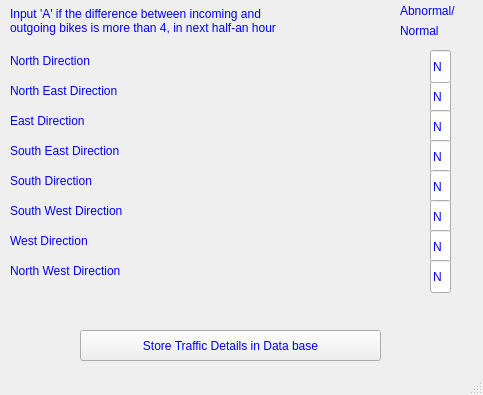
<?xml version="1.0" encoding="UTF-8"?>
<ui version="4.0">
 <class>MainWindow</class>
 <widget class="QMainWindow" name="MainWindow">
  <property name="geometry">
   <rect>
    <x>0</x>
    <y>0</y>
    <width>483</width>
    <height>395</height>
   </rect>
  </property>
  <property name="windowTitle">
   <string>Traffic Details</string>
  </property>
  <property name="styleSheet">
   <string notr="true">color: rgb(0, 0, 255);
font: 75 12pt &quot;MS Shell Dlg 2&quot;;</string>
  </property>
  <widget class="QWidget" name="centralwidget">
   <widget class="QPushButton" name="pushButton">
    <property name="geometry">
     <rect>
      <x>80</x>
      <y>330</y>
      <width>301</width>
      <height>31</height>
     </rect>
    </property>
    <property name="text">
     <string>Store Traffic Details in Data base</string>
    </property>
   </widget>
   <widget class="QLineEdit" name="lineEdit_4">
    <property name="geometry">
     <rect>
      <x>430</x>
      <y>80</y>
      <width>21</width>
      <height>33</height>
     </rect>
    </property>
    <property name="text">
     <string>N</string>
    </property>
   </widget>
   <widget class="QLabel" name="label_4">
    <property name="geometry">
     <rect>
      <x>10</x>
      <y>50</y>
      <width>321</width>
      <height>21</height>
     </rect>
    </property>
    <property name="text">
     <string>North Direction</string>
    </property>
   </widget>
   <widget class="QLabel" name="label_5">
    <property name="geometry">
     <rect>
      <x>400</x>
      <y>0</y>
      <width>81</width>
      <height>21</height>
     </rect>
    </property>
    <property name="text">
     <string>Abnormal/</string>
    </property>
   </widget>
   <widget class="QLineEdit" name="lineEdit_5">
    <property name="geometry">
     <rect>
      <x>430</x>
      <y>110</y>
      <width>21</width>
      <height>33</height>
     </rect>
    </property>
    <property name="text">
     <string>N</string>
    </property>
   </widget>
   <widget class="QLineEdit" name="lineEdit_6">
    <property name="geometry">
     <rect>
      <x>430</x>
      <y>140</y>
      <width>21</width>
      <height>33</height>
     </rect>
    </property>
    <property name="text">
     <string>N</string>
    </property>
   </widget>
   <widget class="QLineEdit" name="lineEdit_7">
    <property name="geometry">
     <rect>
      <x>430</x>
      <y>170</y>
      <width>21</width>
      <height>33</height>
     </rect>
    </property>
    <property name="text">
     <string>N</string>
    </property>
   </widget>
   <widget class="QLabel" name="label_6">
    <property name="geometry">
     <rect>
      <x>10</x>
      <y>80</y>
      <width>321</width>
      <height>21</height>
     </rect>
    </property>
    <property name="text">
     <string>North East Direction</string>
    </property>
   </widget>
   <widget class="QLabel" name="label_7">
    <property name="geometry">
     <rect>
      <x>10</x>
      <y>110</y>
      <width>301</width>
      <height>21</height>
     </rect>
    </property>
    <property name="text">
     <string>East Direction</string>
    </property>
   </widget>
   <widget class="QLabel" name="label_8">
    <property name="geometry">
     <rect>
      <x>10</x>
      <y>140</y>
      <width>151</width>
      <height>21</height>
     </rect>
    </property>
    <property name="text">
     <string>South East Direction</string>
    </property>
   </widget>
   <widget class="QLineEdit" name="lineEdit_14">
    <property name="geometry">
     <rect>
      <x>430</x>
      <y>50</y>
      <width>21</width>
      <height>33</height>
     </rect>
    </property>
    <property name="text">
     <string>N</string>
    </property>
   </widget>
   <widget class="QLabel" name="label_14">
    <property name="geometry">
     <rect>
      <x>10</x>
      <y>0</y>
      <width>361</width>
      <height>41</height>
     </rect>
    </property>
    <property name="text">
     <string>Input 'A' if the difference between incoming and
outgoing bikes is more than 4, in next half-an hour</string>
    </property>
   </widget>
   <widget class="QLabel" name="label_10">
    <property name="geometry">
     <rect>
      <x>10</x>
      <y>170</y>
      <width>251</width>
      <height>21</height>
     </rect>
    </property>
    <property name="text">
     <string>South Direction</string>
    </property>
   </widget>
   <widget class="QLineEdit" name="lineEdit_8">
    <property name="geometry">
     <rect>
      <x>430</x>
      <y>200</y>
      <width>21</width>
      <height>33</height>
     </rect>
    </property>
    <property name="text">
     <string>N</string>
    </property>
   </widget>
   <widget class="QLineEdit" name="lineEdit_9">
    <property name="geometry">
     <rect>
      <x>430</x>
      <y>230</y>
      <width>21</width>
      <height>33</height>
     </rect>
    </property>
    <property name="text">
     <string>N</string>
    </property>
   </widget>
   <widget class="QLabel" name="label_11">
    <property name="geometry">
     <rect>
      <x>10</x>
      <y>200</y>
      <width>311</width>
      <height>21</height>
     </rect>
    </property>
    <property name="text">
     <string>South West Direction</string>
    </property>
   </widget>
   <widget class="QLineEdit" name="lineEdit_10">
    <property name="geometry">
     <rect>
      <x>430</x>
      <y>260</y>
      <width>21</width>
      <height>33</height>
     </rect>
    </property>
    <property name="text">
     <string>N</string>
    </property>
   </widget>
   <widget class="QLabel" name="label_12">
    <property name="geometry">
     <rect>
      <x>10</x>
      <y>230</y>
      <width>141</width>
      <height>21</height>
     </rect>
    </property>
    <property name="text">
     <string>West Direction</string>
    </property>
   </widget>
   <widget class="QLabel" name="label_13">
    <property name="geometry">
     <rect>
      <x>10</x>
      <y>260</y>
      <width>311</width>
      <height>21</height>
     </rect>
    </property>
    <property name="text">
     <string>North West Direction</string>
    </property>
   </widget>
   <widget class="QLabel" name="label_9">
    <property name="geometry">
     <rect>
      <x>400</x>
      <y>20</y>
      <width>51</width>
      <height>21</height>
     </rect>
    </property>
    <property name="text">
     <string>Normal</string>
    </property>
   </widget>
  </widget>
  <widget class="QStatusBar" name="statusbar"/>
 </widget>
 <resources/>
 <connections/>
</ui>
